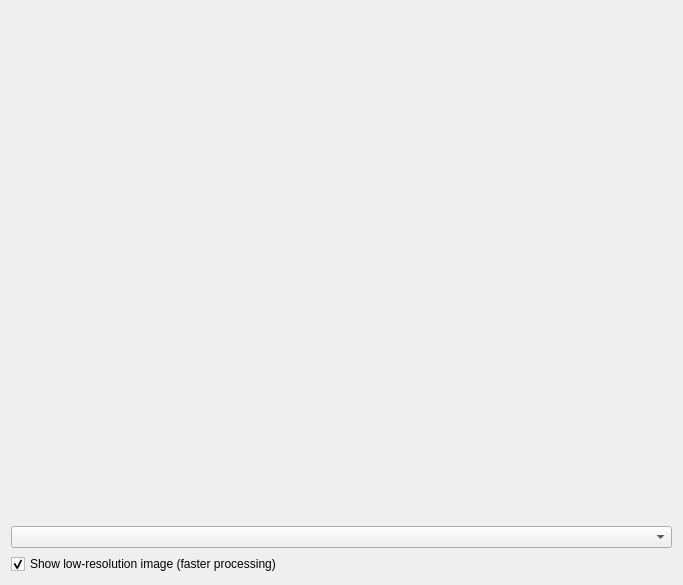
<?xml version="1.0" encoding="UTF-8"?>
<ui version="4.0">
 <class>heatmapPlotterOverlay</class>
 <widget class="QWidget" name="heatmapPlotterOverlay">
  <property name="geometry">
   <rect>
    <x>0</x>
    <y>0</y>
    <width>683</width>
    <height>585</height>
   </rect>
  </property>
  <property name="windowTitle">
   <string>Form</string>
  </property>
  <layout class="QVBoxLayout" name="verticalLayout_2">
   <item>
    <layout class="QVBoxLayout" name="main_layout">
     <item>
      <layout class="QGridLayout" name="gridLayout">
       <item row="0" column="0">
        <layout class="QVBoxLayout" name="lyt_holder_plotter"/>
       </item>
       <item row="1" column="0">
        <layout class="QVBoxLayout" name="verticalLayout_6">
         <item>
          <widget class="QComboBox" name="combo_imgUnit"/>
         </item>
         <item>
          <widget class="QCheckBox" name="chk_lres">
           <property name="text">
            <string>Show low-resolution image (faster processing)</string>
           </property>
           <property name="checked">
            <bool>true</bool>
           </property>
          </widget>
         </item>
        </layout>
       </item>
       <item row="0" column="1" rowspan="2">
        <layout class="QVBoxLayout" name="lyt_holder_finetuning"/>
       </item>
      </layout>
     </item>
    </layout>
   </item>
  </layout>
 </widget>
 <resources/>
 <connections/>
</ui>
